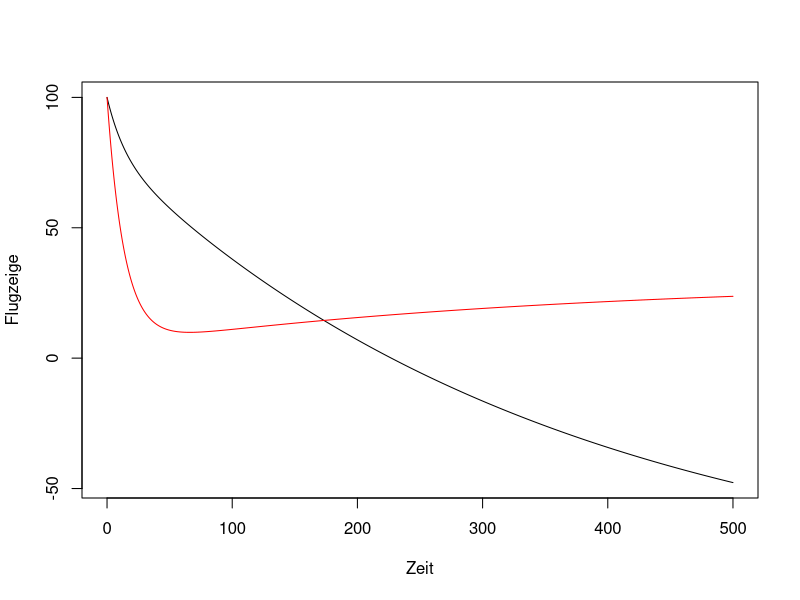

The R source for this figure:
if (!require('deSolve')) {
  install.packages('deSolve')
}
library(deSolve)
kA <- 0.01; kB <- 0.015
r1 <- 0.0; r2 <- 1.2
b1 <- 0.005; b2 <- 0.07
init <- c(A=100, B=100)

lanchester <- function(t, state, parms) {
  with(as.list(c(state, parms)), {
    dA <- -kB * B + r1 - b1 * A
    dB <- -kA * A + r2 - b2 * B
    list(c(dA, dB))
  })
}

times <- seq(0, 500, by=0.1)
out <- ode(y=init, times=times, func=lanchester,
           parms=c(kA=kA, kB=kB, r1=r1, r2=r2, b1=b1, b2=b2))
plot(out[, 'time'], out[, 'A'], type='l', xlab='Zeit', ylab='Flugzeige')
lines(out[, 'time'], out[, 'B'], col='red')
